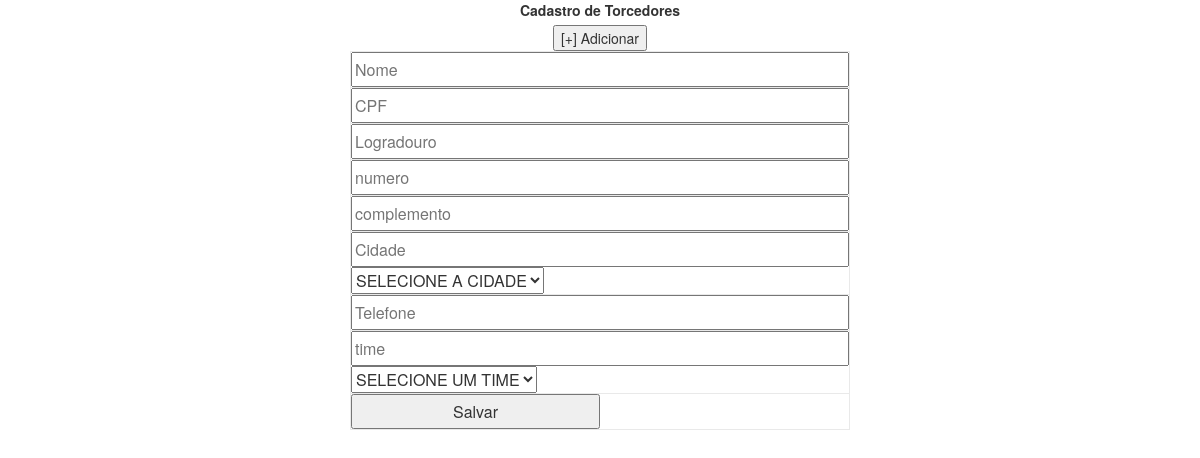
Page /cadastraTorcedor.php on the earlier database version.
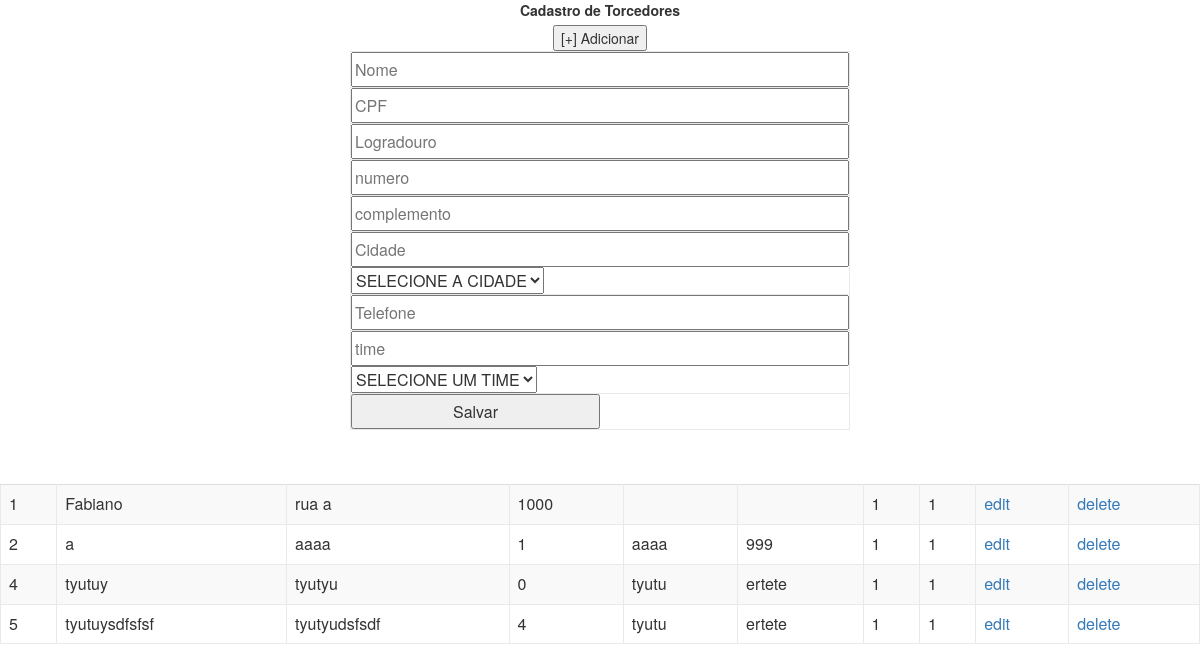
Same page on the later database version.
### tables this page shows
CREATE TABLE `torcedores` (
  `idtorcedore` int(11) NOT NULL,
  `nome` varchar(45) DEFAULT NULL,
  `cpf` varchar(11) DEFAULT NULL,
  `logradouro` varchar(45) DEFAULT NULL,
  `numero` int(11) DEFAULT NULL,
  `complemento` varchar(45) DEFAULT NULL,
  `telefone` varchar(11) DEFAULT NULL,
  `times_idtime` int(11) NOT NULL,
  `cidade_idcidade` int(11) NOT NULL
);

### cadastraTorcedor.php (the view, shortened to what this page needs)
<?php
include_once 'crudTorcedor.php';
?>
<html lang="pt-BR">
	<head>
	<link rel="stylesheet" href="https://maxcdn.bootstrapcdn.com/bootstrap/3.3.7/css/bootstrap.min.css">
		<link rel="stylesheet" href="style.css">
	</head>
<body>
<center>
<div id="header">
	<label>Cadastro de Torcedores</label>
</div>
<button data-toggle="collapse" data-target="#demo">[+] Adicionar</button>
<div id="torcedores" >
<div id="form" class="form-group">
<form method="post">
<table width="100%" border="1" cellpadding="15">
<tr>
<td><input type="text" name="nome" placeholder="Nome" value="<?php if(isset($_GET['edit'])) echo $getROW['nome'];  ?>" /></td>
</tr>
<tr>
<td><input type="text" name="cpf" placeholder="CPF" value="<?php if(isset($_GET['edit'])) echo $getROW['cpf'];  ?>" /></td>
</tr>
<tr>
<td><input type="text" name="logradouro" placeholder="Logradouro" value="<?php if(isset($_GET['edit'])) echo $getROW['logradouro'];  ?>" /></td>
</tr>
<tr>
<td><input type="number" name="numero" placeholder="numero" value="<?php if(isset($_GET['edit'])) echo $getROW['numero'];  ?>" /></td>
</tr>
<tr>
<td><input type="text" name="complemento" placeholder="complemento" value="<?php if(isset($_GET['edit'])) echo $getROW['complemento'];  ?>" /></td>
</tr>
<tr>
<td>
<input type="text" name="cidade" placeholder="Cidade" value="<?php if(isset($_GET['edit'])) echo $getROW['cidade_idcidade'];  ?>" />
<select name="cidade">
<option> SELECIONE A CIDADE </option>
</select>
</td>
</tr>
<tr>
<td><input type="tel" name="telefone" placeholder="Telefone" value="<?php if(isset($_GET['edit'])) echo $getROW['telefone'];  ?>" /></td>
</tr>
<tr>
<td><input type="text" name="time" placeholder="time" value="<?php if(isset($_GET['edit'])) echo $getROW['times_idtime'];  ?>" />
<select name="cidade">
<option> SELECIONE UM TIME </option>
</select>
</td>
</tr>
<tr>
<td>
<?php
if(isset($_GET['edit']))
{
	?>
	<button type="submit" name="update" >update</button>
	<?php
}
else
{
	?>
	<button type="submit" name="save">Salvar</button>
	<?php
}
?>
</td>
</tr>
</table>
</form>
</div>
</div>
<br/><br />
<table class="table table-striped">
<?php
$res = $MySQLiconn->query("SELECT * FROM torcedores");
while($row=$res->fetch_array())
{
	?>
    <tr>
    <td><?php echo $row['idtorcedore']; ?></td>
    <td><?php echo $row['nome']; ?></td>
    <td><?php echo $row['logradouro']; ?></td>
	<td><?php echo $row['numero']; ?></td>
	<td><?php echo $row['complemento']; ?></td>
	<td><?php echo $row['telefone']; ?></td>
	<td><?php echo $row['cidade_idcidade']; ?></td>
	<td><?php echo $row['times_idtime']; ?></td>
    <td><a data-toggle="collapse in" href="?edit=<?php echo $row['idtorcedore']; ?>">edit</a></td>
    <td><a href="?del=<?php echo $row['idtorcedore']; ?>" onclick="return confirm('sure to delete !'); " >delete</a></td>
    </tr>
    <?php
}
?>
</table>
</center>
</body>
</html>

### style.css (style rules this page uses)
#form { width:500px; margin:0px auto; text-align:center; }
#form form input { width:100%; height:35px; }
form button { width:50%; height:35px; }
table,td { border:solid #e9e9e9 1px; }

Differences in the rows shown:
added torcedores: idtorcedore "1", nome "Fabiano", logradouro "rua a", numero "1000", cidade_idcidade "1", times_idtime "1"
added torcedores: idtorcedore "2", nome "a", logradouro "aaaa", numero "1", complemento "aaaa", telefone "999", cidade_idcidade "1", times_idtime "1"
added torcedores: idtorcedore "4", nome "tyutuy", logradouro "tyutyu", numero "0", complemento "tyutu", telefone "ertete", cidade_idcidade "1", times_idtime "1"
added torcedores: idtorcedore "5", nome "tyutuysdfsfsf", logradouro "tyutyudsfsdf", numero "4", complemento "tyutu", telefone "ertete", cidade_idcidade "1", times_idtime "1"
